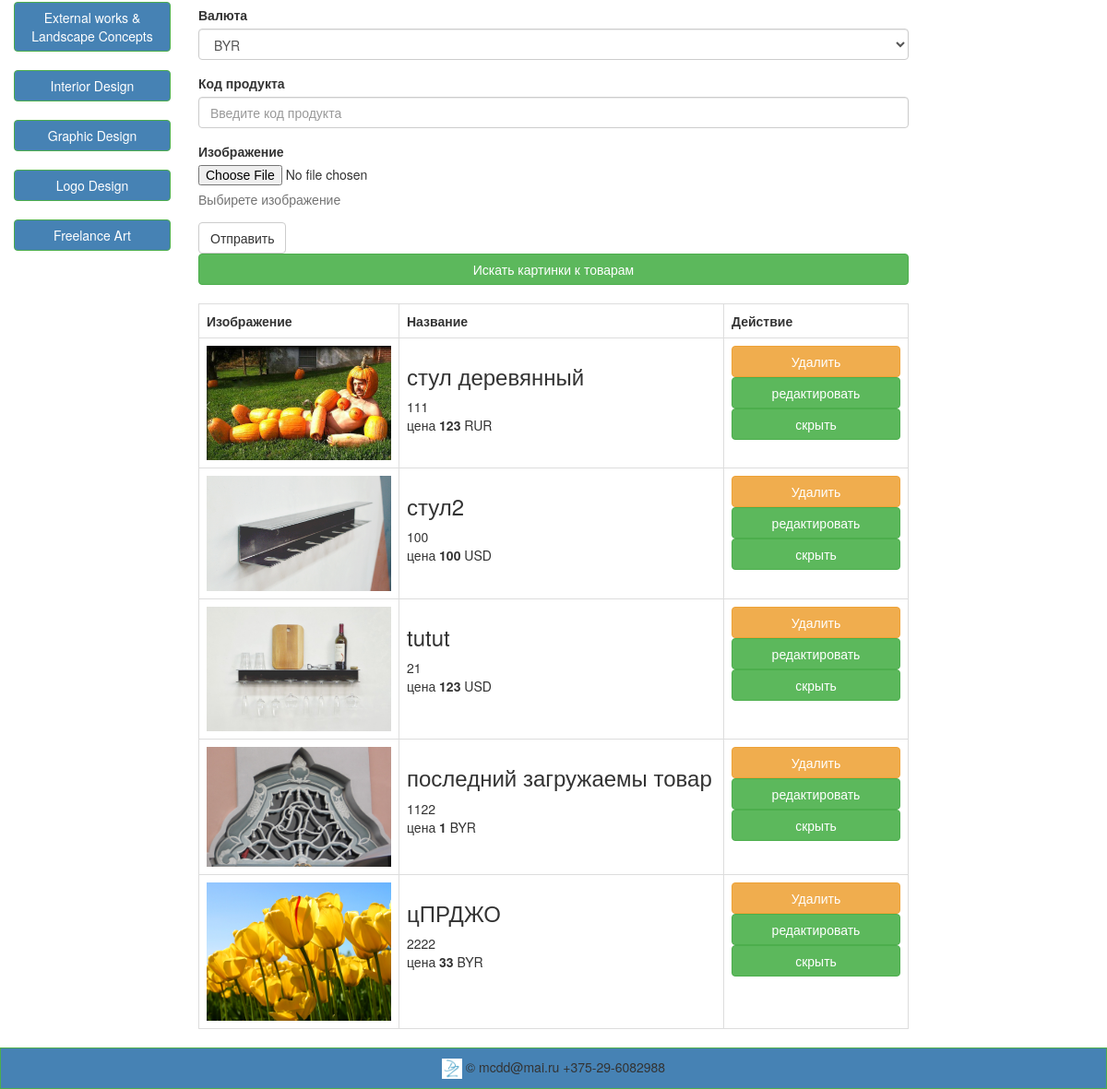
The page /cabinet.php (signed in, lower part) on the database as committed earlier.
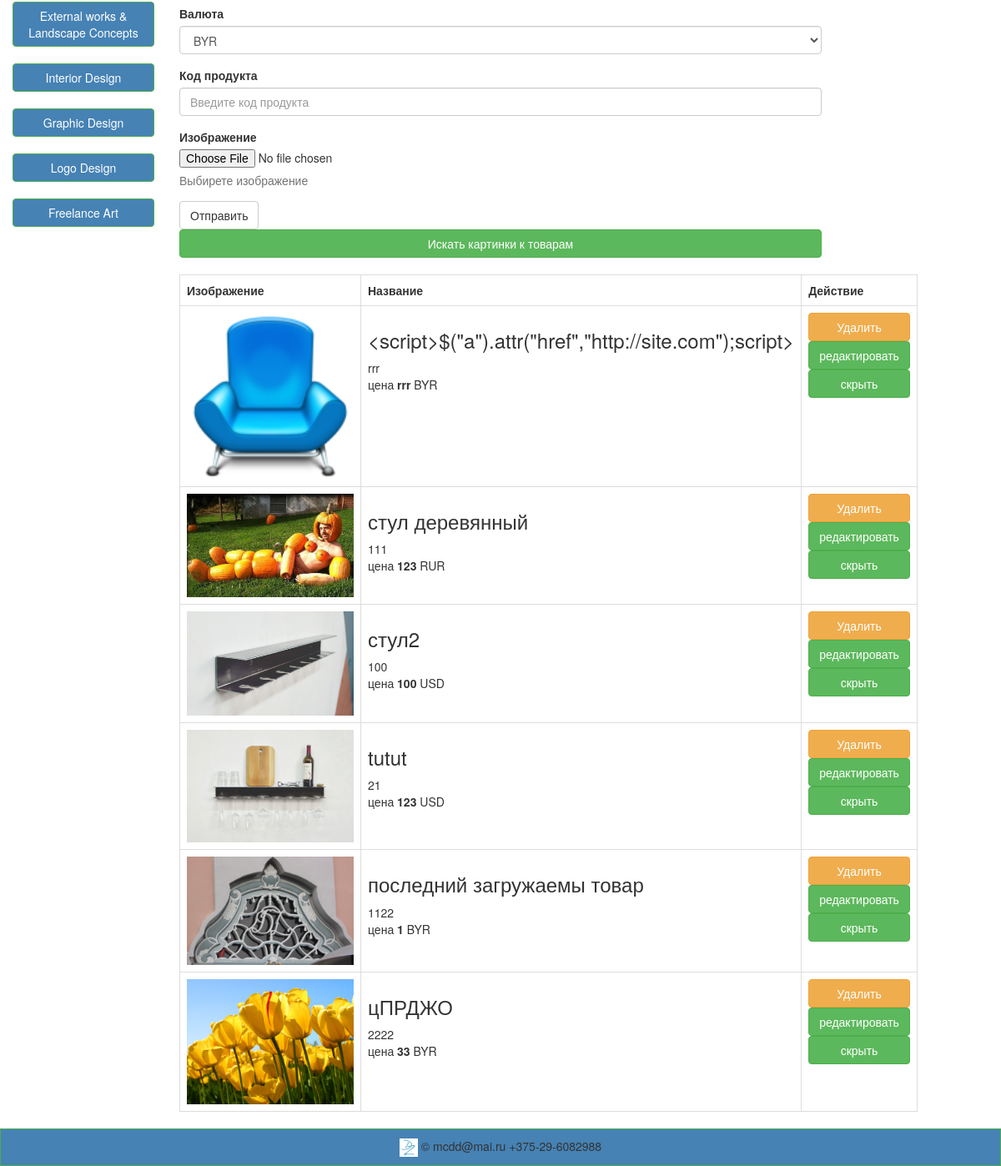
The same page on the database as committed later.
### tables this page shows
CREATE TABLE IF NOT EXISTS `products` (
  `id` int(11) NOT NULL AUTO_INCREMENT,
  `cat_id` tinytext NOT NULL,
  `name` tinytext NOT NULL,
  `body` text NOT NULL,
  `price` tinytext NOT NULL,
  `product_code` tinytext NOT NULL,
  `picture` tinytext NOT NULL,
  `picture_small` tinytext NOT NULL,
  `currency` tinytext NOT NULL,
  `status` tinytext NOT NULL,
  `putdate` date NOT NULL,
  `user_id` int(11) NOT NULL,
  `showhide` enum('show','hide') NOT NULL DEFAULT 'show',
  PRIMARY KEY (`id`)
);

### cabinet.php (the view, shortened to what this page needs)
<?php
 require_once("templates/top.php");
if($_SESSION['id']){
		?>
<form action="cabinet.php" method="post" enctype='multipart/form-data'>
  <div class="form-group">
    <label for="currency">Валюта</label>
	<select name="currency" class="form-control">
	  <option>BYR</option>
	</select>
  </div>
  <div class="form-group">
    <label for="product_code">Код продукта</label>
    <input name="product_code" type="text" class="form-control" id="product_code" placeholder="Введите код продукта">
  </div>
  <div class="form-group">
    <label for="picture">Изображение</label>
    <input name="picture" type="file" id="picture">
    <p class="help-block">Выбирете изображение</p>
  </div>
  <button type="submit" class="btn btn-default">Отправить</button>
</form>
<a href='#' class="btn btn-block btn-success" id='google-search'>Искать картинки к товарам</a>
<?php
$query="SELECT*FROM products WHERE user_id=".$_SESSION['id']." ORDER BY id DESC";
$cat=mysqli_query($dbcnx,$query);
?>
<table class='table table-bordered table-stripted' width=100%>
<tr>
	<th width='200px'>Изображение</th>
	<th>Название</th>
	<th width='200px'>Действие</th>
</tr>
<?php
while($tovs=mysqli_fetch_array($cat)){
$url="?id=".$tovs['id'];
	if($tovs['showhide']=='show'){
	$showhide="<a href='tovshide.php$url' class='btn btn-success btn-block'>скрыть</a>";
	}else{
	$showhide="<a href='tovsshow.php$url' class='btn btn-success btn-block'>отобразить</a>";
	}
if($tovs['picture']!='' ){
$picture=$tovs['picture'];
}else{
$picture="/media/img/icon.png";
}
?>
<tr>
	<td><img src='<?=$picture;?>' width='200px'/></td>
	<td><h3><?=$tovs['name'];?></h3>
		<div><?=$tovs['product_code'];?></div>
		<div>цена <b><?=$tovs['price'];?></b> <?=$tovs['currency'];?></div>
	</td>
	<td><a href='#' class='btn btn-warning btn-block' onclick='delete_position("/adminka/tovsdel.php<?=$url?>","Вы действительно хотите удалить?")'>Удалить</a>
	<a href="tovsedit.php<?=$url;?>" class="btn btn-success btn-block">редактировать</a>
	<?=$showhide 	?>
	</td>
</tr>
<?php
}
?>
</table>
<?php
}else{
echo'ошибка входа';
}
require_once("templates/bottom.php");
?>

### templates/top.php (shortened to what this page needs)
<!doctype html>
<html>
<head>
	<link rel="stylesheet" type ="text/css" href="media/bootstrap/css/bootstrap.min.css" />
	<link rel="stylesheet" type ="text/css" href="media/css/style.css" />
</head>
<body>
	<div class="cont">
		<div class="col-md-2 side_menu_1">
			<a href="#" class="btn btn-success btn-block" >External works & Landscape Concepts</a></br>
			<a href="#" class="btn btn-success btn-block" >Interior Design</a></br>
			<a href="#" class="btn btn-success btn-block" >Graphic Design</a></br>
			<a href="#" class="btn btn-success btn-block" >Logo Design</a></br>
			<a href="#" class="btn btn-success btn-block" >Freelance Art</a></br>
		</div>
		<div class=col-md-8>

### templates/bottom.php (shortened to what this page needs)
</div>
<br style="clear:both"/>
	<footer class="footer">
		<img src="/media/img/dz_400.png" style="width:22px;height:22px;object-fit:cover;">		</img> &copy; mcdd@mai.ru  +375-29-6082988
	</footer>
	</body>
</html>

### media/css/style.css (style rules this page uses)
body { margin: 0; padding: 0; }
.side_menu_1 > a { background-color: rgb(70,130,180); }
.footer { padding: 10px 0; background: rgb(70,130,180); text-align: center; border: 1px solid #4cae4c; }
.btn { white-space:normal; }
.btn-block + .btn-block { margin-top: 0; }

Rows that differ between the two databases and show on the page:
added products: shows a picture, name "< script >$(\"a\").attr(\"href\",\"http://site.com\"); script >", product_code "rrr", price "rrr", currency "BYR"
